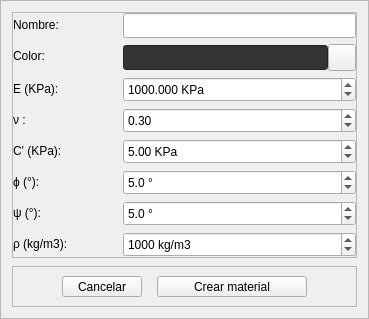
             <widget class="QFrame" name="frame_properties1">
              <property name="sizePolicy">
               <sizepolicy hsizetype="Preferred" vsizetype="Preferred">
                <horstretch>0</horstretch>
                <verstretch>0</verstretch>
               </sizepolicy>
              </property>
              <property name="frameShape">
               <enum>QFrame::StyledPanel</enum>
              </property>
              <property name="frameShadow">
               <enum>QFrame::Raised</enum>
              </property>
              <layout class="QVBoxLayout" name="verticalLayout_7">
               <property name="spacing">
                <number>8</number>
               </property>
               <item>
                <widget class="QFrame" name="frame_4">
                 <property name="styleSheet">
                  <string notr="true"/>
                 </property>
                 <property name="frameShape">
                  <enum>QFrame::StyledPanel</enum>
                 </property>
                 <property name="frameShadow">
                  <enum>QFrame::Raised</enum>
                 </property>
                 <layout class="QFormLayout" name="formLayout_4">
                  <property name="horizontalSpacing">
                   <number>0</number>
                  </property>
                  <property name="verticalSpacing">
                   <number>6</number>
                  </property>
                  <property name="leftMargin">
                   <number>0</number>
                  </property>
                  <property name="topMargin">
                   <number>0</number>
                  </property>
                  <property name="rightMargin">
                   <number>0</number>
                  </property>
                  <property name="bottomMargin">
                   <number>0</number>
                  </property>
                  <item row="0" column="0">
                   <widget class="QLabel" name="label_textProperties1">
                    <property name="minimumSize">
                     <size>
                      <width>110</width>
                      <height>0</height>
                     </size>
                    </property>
                    <property name="text">
                     <string>Nombre:</string>
                    </property>
                    <property name="QLabelStyle" stdset="0">
                     <number>3</number>
                    </property>
                   </widget>
                  </item>
                  <item row="0" column="1">
                   <widget class="QLineEdit" name="lineEdit_textPropertiesName">
                    <property name="minimumSize">
                     <size>
                      <width>150</width>
                      <height>25</height>
                     </size>
                    </property>
                    <property name="maximumSize">
                     <size>
                      <width>16777215</width>
                      <height>16777215</height>
                     </size>
                    </property>
                    <property name="text">
                     <string/>
                    </property>
                    <property name="QLineEditStyle" stdset="0">
                     <number>1</number>
                    </property>
                   </widget>
                  </item>
                  <item row="2" column="0">
                   <widget class="QLabel" name="label_textProperties2">
                    <property name="minimumSize">
                     <size>
                      <width>110</width>
                      <height>0</height>
                     </size>
                    </property>
                    <property name="toolTip">
                     <string>Módulo de espasticidad</string>
                    </property>
                    <property name="text">
                     <string>E (KPa):</string>
                    </property>
                    <property name="QLabelStyle" stdset="0">
                     <number>3</number>
                    </property>
                   </widget>
                  </item>
                  <item row="2" column="1">
                   <widget class="QDoubleSpinBox" name="doubleSpinBoxl_textPropertiesE">
                    <property name="enabled">
                     <bool>true</bool>
                    </property>
                    <property name="minimumSize">
                     <size>
                      <width>80</width>
                      <height>25</height>
                     </size>
                    </property>
                    <property name="suffix">
                     <string> KPa</string>
                    </property>
                    <property name="decimals">
                     <number>3</number>
                    </property>
                    <property name="minimum">
                     <double>0.001000000000000</double>
                    </property>
                    <property name="maximum">
                     <double>1000000.000000000000000</double>
                    </property>
                    <property name="singleStep">
                     <double>1.000000000000000</double>
                    </property>
                    <property name="value">
                     <double>1000.000000000000000</double>
                    </property>
                    <property name="QDoubleSpinBoxStyle" stdset="0">
                     <number>1</number>
                    </property>
                   </widget>
                  </item>
                  <item row="3" column="0">
                   <widget class="QLabel" name="label_textProperties3">
                    <property name="minimumSize">
                     <size>
                      <width>110</width>
                      <height>0</height>
                     </size>
                    </property>
                    <property name="toolTip">
                     <string>Coeficiente de poisson</string>
                    </property>
                    <property name="text">
                     <string>ν :</string>
                    </property>
                    <property name="QLabelStyle" stdset="0">
                     <number>3</number>
                    </property>
                   </widget>
                  </item>
                  <item row="3" column="1">
                   <widget class="QDoubleSpinBox" name="doubleSpinBoxl_textPropertiesV">
                    <property name="enabled">
                     <bool>true</bool>
                    </property>
                    <property name="minimumSize">
                     <size>
                      <width>120</width>
                      <height>25</height>
                     </size>
                    </property>
                    <property name="suffix">
                     <string/>
                    </property>
                    <property name="decimals">
                     <number>2</number>
                    </property>
                    <property name="minimum">
                     <double>0.000000000000000</double>
                    </property>
                    <property name="maximum">
                     <double>0.500000000000000</double>
                    </property>
                    <property name="singleStep">
                     <double>0.010000000000000</double>
                    </property>
                    <property name="value">
                     <double>0.300000000000000</double>
                    </property>
                    <property name="QDoubleSpinBoxStyle" stdset="0">
                     <number>1</number>
                    </property>
                   </widget>
                  </item>
                  <item row="4" column="0">
                   <widget class="QLabel" name="label_textProperties4">
                    <property name="minimumSize">
                     <size>
                      <width>110</width>
                      <height>0</height>
                     </size>
                    </property>
                    <property name="toolTip">
                     <string>Cohesión </string>
                    </property>
                    <property name="text">
                     <string>C' (KPa):</string>
                    </property>
                    <property name="QLabelStyle" stdset="0">
                     <number>3</number>
                    </property>
                   </widget>
                  </item>
                  <item row="4" column="1">
                   <widget class="QDoubleSpinBox" name="doubleSpinBoxl_textPropertiesC">
                    <property name="enabled">
                     <bool>true</bool>
                    </property>
                    <property name="minimumSize">
                     <size>
                      <width>120</width>
                      <height>25</height>
                     </size>
                    </property>
                    <property name="suffix">
                     <string> KPa</string>
                    </property>
                    <property name="decimals">
                     <number>2</number>
                    </property>
                    <property name="minimum">
                     <double>0.010000000000000</double>
                    </property>
                    <property name="maximum">
                     <double>10000.000000000000000</double>
                    </property>
                    <property name="singleStep">
                     <double>0.010000000000000</double>
                    </property>
                    <property name="value">
                     <double>5.000000000000000</double>
                    </property>
                    <property name="QDoubleSpinBoxStyle" stdset="0">
                     <number>1</number>
                    </property>
                   </widget>
                  </item>
                  <item row="1" column="0">
                   <widget class="QLabel" name="label_textPropertiesColor">
                    <property name="minimumSize">
                     <size>
                      <width>110</width>
                      <height>0</height>
                     </size>
                    </property>
                    <property name="text">
                     <string>Color:</string>
                    </property>
                    <property name="QLabelStyle" stdset="0">
                     <number>3</number>
                    </property>
                   </widget>
                  </item>
                  <item row="1" column="1">
                   <layout class="QHBoxLayout" name="horizontalLayout_9">
                    <property name="spacing">
                     <number>0</number>
                    </property>
                    <item>
                     <widget class="QLineEdit" name="lineEdit_textPropertiesColor">
                      <property name="enabled">
                       <bool>false</bool>
                      </property>
                      <property name="minimumSize">
                       <size>
                        <width>120</width>
                        <height>25</height>
                       </size>
                      </property>
                      <property name="maximumSize">
                       <size>
                        <width>16777215</width>
                        <height>16777215</height>
                       </size>
                      </property>
                      <property name="palette">
                       <palette>
                        <active>
                         <colorrole role="WindowText">
                          <brush brushstyle="SolidPattern">
                           <color alpha="255">
                            <red>221</red>
                            <green>221</green>
                            <blue>221</blue>
                           </color>
                          </brush>
                         </colorrole>
                         <colorrole role="Button">
                          <brush brushstyle="SolidPattern">
                           <color alpha="255">
                            <red>51</red>
                            <green>51</green>
                            <blue>51</blue>
                           </color>
                          </brush>
                         </colorrole>
                         <colorrole role="Text">
                          <brush brushstyle="SolidPattern">
                           <color alpha="255">
                            <red>221</red>
                            <green>221</green>
                            <blue>221</blue>
                           </color>
                          </brush>
                         </colorrole>
                         <colorrole role="ButtonText">
                          <brush brushstyle="SolidPattern">
                           <color alpha="255">
                            <red>221</red>
                            <green>221</green>
                            <blue>221</blue>
                           </color>
                          </brush>
                         </colorrole>
                         <colorrole role="Base">
                          <brush brushstyle="SolidPattern">
                           <color alpha="255">
                            <red>51</red>
                            <green>51</green>
                            <blue>51</blue>
                           </color>
                          </brush>
                         </colorrole>
                         <colorrole role="Window">
                          <brush brushstyle="SolidPattern">
                           <color alpha="255">
                            <red>51</red>
                            <green>51</green>
                            <blue>51</blue>
                           </color>
                          </brush>
                         </colorrole>
                         <colorrole role="PlaceholderText">
                          <brush brushstyle="SolidPattern">
                           <color alpha="128">
                            <red>221</red>
                            <green>221</green>
                            <blue>221</blue>
                           </color>
                          </brush>
                         </colorrole>
                        </active>
                        <inactive>
                         <colorrole role="WindowText">
                          <brush brushstyle="SolidPattern">
                           <color alpha="255">
                            <red>221</red>
                            <green>221</green>
                            <blue>221</blue>
                           </color>
                          </brush>
                         </colorrole>
                         <colorrole role="Button">
                          <brush brushstyle="SolidPattern">
                           <color alpha="255">
                            <red>51</red>
                            <green>51</green>
                            <blue>51</blue>
                           </color>
                          </brush>
                         </colorrole>
                         <colorrole role="Text">
                          <brush brushstyle="SolidPattern">
                           <color alpha="255">
                            <red>221</red>
                            <green>221</green>
                            <blue>221</blue>
                           </color>
                          </brush>
                         </colorrole>
                         <colorrole role="ButtonText">
                          <brush brushstyle="SolidPattern">
                           <color alpha="255">
                            <red>221</red>
                            <green>221</green>
                            <blue>221</blue>
                           </color>
                          </brush>
                         </colorrole>
                         <colorrole role="Base">
                          <brush brushstyle="SolidPattern">
                           <color alpha="255">
                            <red>51</red>
                            <green>51</green>
                            <blue>51</blue>
                           </color>
                          </brush>
                         </colorrole>
                         <colorrole role="Window">
                          <brush brushstyle="SolidPattern">
                           <color alpha="255">
                            <red>51</red>
                            <green>51</green>
                            <blue>51</blue>
                           </color>
                          </brush>
                         </colorrole>
                         <colorrole role="PlaceholderText">
                          <brush brushstyle="SolidPattern">
                           <color alpha="128">
                            <red>221</red>
                            <green>221</green>
                            <blue>221</blue>
                           </color>
                          </brush>
                         </colorrole>
                        </inactive>
                        <disabled>
                         <colorrole role="WindowText">
                          <brush brushstyle="SolidPattern">
                           <color alpha="255">
                            <red>221</red>
                            <green>221</green>
                            <blue>221</blue>
                           </color>
                          </brush>
                         </colorrole>
                         <colorrole role="Button">
                          <brush brushstyle="SolidPattern">
                           <color alpha="255">
                            <red>51</red>
                            <green>51</green>
                            <blue>51</blue>
                           </color>
                          </brush>
                         </colorrole>
                         <colorrole role="Text">
                          <brush brushstyle="SolidPattern">
                           <color alpha="255">
                            <red>221</red>
                            <green>221</green>
                            <blue>221</blue>
                           </color>
                          </brush>
                         </colorrole>
                         <colorrole role="ButtonText">
                          <brush brushstyle="SolidPattern">
                           <color alpha="255">
                            <red>221</red>
                            <green>221</green>
                            <blue>221</blue>
                           </color>
                          </brush>
                         </colorrole>
                         <colorrole role="Base">
                          <brush brushstyle="SolidPattern">
                           <color alpha="255">
                            <red>51</red>
                            <green>51</green>
                            <blue>51</blue>
                           </color>
                          </brush>
                         </colorrole>
                         <colorrole role="Window">
                          <brush brushstyle="SolidPattern">
                           <color alpha="255">
                            <red>51</red>
                            <green>51</green>
                            <blue>51</blue>
                           </color>
                          </brush>
                         </colorrole>
                         <colorrole role="PlaceholderText">
                          <brush brushstyle="SolidPattern">
                           <color alpha="128">
                            <red>221</red>
                            <green>221</green>
                            <blue>221</blue>
                           </color>
                          </brush>
                         </colorrole>
                        </disabled>
                       </palette>
                      </property>
                      <property name="styleSheet">
                       <string notr="true"/>
                      </property>
                      <property name="text">
                       <string/>
                      </property>
                      <property name="QLineEditStyle" stdset="0">
                       <number>2</number>
                      </property>
                     </widget>
                    </item>
                    <item>
                     <widget class="QToolButton" name="toolButton_PropertiesColor">
                      <property name="text">
                       <string/>
                      </property>
                      <property name="icon">
                       <iconset>
                        <normaloff>../resources/iconos/iconos_menu_draw_mesh/colo_picker.svg</normaloff>../resources/iconos/iconos_menu_draw_mesh/colo_picker.svg</iconset>
                      </property>
                      <property name="iconSize">
                       <size>
                        <width>20</width>
                        <height>20</height>
                       </size>
                      </property>
                      <property name="arrowType">
                       <enum>Qt::NoArrow</enum>
                      </property>
                      <property name="QToolButtonStyle" stdset="0">
                       <number>1</number>
                      </property>
                     </widget>
                    </item>
                   </layout>
                  </item>
                  <item row="5" column="1">
                   <widget class="QDoubleSpinBox" name="doubleSpinBoxl_textPropertiesPhi">
                    <property name="enabled">
                     <bool>true</bool>
                    </property>
                    <property name="minimumSize">
                     <size>
                      <width>120</width>
                      <height>25</height>
                     </size>
                    </property>
                    <property name="suffix">
                     <string> °</string>
                    </property>
                    <property name="decimals">
                     <number>1</number>
                    </property>
                    <property name="minimum">
                     <double>0.000000000000000</double>
                    </property>
                    <property name="singleStep">
                     <double>0.100000000000000</double>
                    </property>
                    <property name="value">
                     <double>5.000000000000000</double>
                    </property>
                    <property name="QDoubleSpinBoxStyle" stdset="0">
                     <number>1</number>
                    </property>
                   </widget>
                  </item>
                  <item row="5" column="0">
                   <widget class="QLabel" name="label_textProperties5">
                    <property name="minimumSize">
                     <size>
                      <width>110</width>
                      <height>0</height>
                     </size>
                    </property>
                    <property name="toolTip">
                     <string>Ángulo  de fricción </string>
                    </property>
                    <property name="text">
                     <string>ϕ (°):</string>
                    </property>
                    <property name="QLabelStyle" stdset="0">
                     <number>3</number>
                    </property>
                   </widget>
                  </item>
                  <item row="6" column="1">
                   <widget class="QDoubleSpinBox" name="doubleSpinBoxl_textPropertiesPsi">
                    <property name="enabled">
                     <bool>true</bool>
                    </property>
                    <property name="minimumSize">
                     <size>
                      <width>120</width>
                      <height>25</height>
                     </size>
                    </property>
                    <property name="suffix">
                     <string> °</string>
                    </property>
                    <property name="decimals">
                     <number>1</number>
                    </property>
                    <property name="minimum">
                     <double>0.000000000000000</double>
                    </property>
                    <property name="singleStep">
                     <double>0.100000000000000</double>
                    </property>
                    <property name="stepType">
                     <enum>QAbstractSpinBox::DefaultStepType</enum>
                    </property>
                    <property name="value">
                     <double>5.000000000000000</double>
                    </property>
                    <property name="QDoubleSpinBoxStyle" stdset="0">
                     <number>1</number>
                    </property>
                   </widget>
                  </item>
                  <item row="7" column="1">
                   <widget class="QSpinBox" name="doubleSpinBoxl_textPropertiesP">
                    <property name="minimumSize">
                     <size>
                      <width>120</width>
                      <height>25</height>
                     </size>
                    </property>
                    <property name="suffix">
                     <string> kg/m3</string>
                    </property>
                    <property name="maximum">
                     <number>100000</number>
                    </property>
                    <property name="value">
                     <number>1000</number>
                    </property>
                    <property name="QSpinBoxStyle" stdset="0">
                     <number>1</number>
                    </property>
                   </widget>
                  </item>
                  <item row="6" column="0">
                   <widget class="QLabel" name="label_textProperties6">
                    <property name="minimumSize">
                     <size>
                      <width>110</width>
                      <height>0</height>
                     </size>
                    </property>
                    <property name="toolTip">
                     <string>Ángulo  de dilatancia </string>
                    </property>
                    <property name="text">
                     <string>ψ (°):</string>
                    </property>
                    <property name="QLabelStyle" stdset="0">
                     <number>3</number>
                    </property>
                   </widget>
                  </item>
                  <item row="7" column="0">
                   <widget class="QLabel" name="label_textProperties4_2">
                    <property name="minimumSize">
                     <size>
                      <width>110</width>
                      <height>0</height>
                     </size>
                    </property>
                    <property name="toolTip">
                     <string>Cohesión </string>
                    </property>
                    <property name="text">
                     <string>ρ (kg/m3):</string>
                    </property>
                    <property name="QLabelStyle" stdset="0">
                     <number>3</number>
                    </property>
                   </widget>
                  </item>
                 </layout>
                </widget>
               </item>
               <item>
                <widget class="QFrame" name="frame_properties1_1">
                 <property name="sizePolicy">
                  <sizepolicy hsizetype="Preferred" vsizetype="Preferred">
                   <horstretch>0</horstretch>
                   <verstretch>0</verstretch>
                  </sizepolicy>
                 </property>
                 <property name="frameShape">
                  <enum>QFrame::StyledPanel</enum>
                 </property>
                 <property name="frameShadow">
                  <enum>QFrame::Raised</enum>
                 </property>
                 <layout class="QVBoxLayout" name="verticalLayout_6">
                  <property name="spacing">
                   <number>15</number>
                  </property>
                  <item>
                   <layout class="QHBoxLayout" name="horizontalLayout_12">
                    <item>
                     <spacer name="horizontalSpacer_3">
                      <property name="orientation">
                       <enum>Qt::Horizontal</enum>
                      </property>
                      <property name="sizeHint" stdset="0">
                       <size>
                        <width>40</width>
                        <height>20</height>
                       </size>
                      </property>
                     </spacer>
                    </item>
                    <item>
                     <widget class="QToolButton" name="toolButton_PropertiesCancel">
                      <property name="minimumSize">
                       <size>
                        <width>80</width>
                        <height>0</height>
                       </size>
                      </property>
                      <property name="maximumSize">
                       <size>
                        <width>150</width>
                        <height>16777215</height>
                       </size>
                      </property>
                      <property name="text">
                       <string>Cancelar</string>
                      </property>
                      <property name="QToolButtonStyle" stdset="0">
                       <number>3</number>
                      </property>
                     </widget>
                    </item>
                    <item>
                     <widget class="QToolButton" name="toolButton_PropertiesCreateProperty">
                      <property name="minimumSize">
                       <size>
                        <width>150</width>
                        <height>0</height>
                       </size>
                      </property>
                      <property name="maximumSize">
                       <size>
                        <width>150</width>
                        <height>16777215</height>
                       </size>
                      </property>
                      <property name="text">
                       <string>Crear material</string>
                      </property>
                      <property name="QToolButtonStyle" stdset="0">
                       <number>2</number>
                      </property>
                     </widget>
                    </item>
                    <item>
                     <spacer name="horizontalSpacer_4">
                      <property name="orientation">
                       <enum>Qt::Horizontal</enum>
                      </property>
                      <property name="sizeHint" stdset="0">
                       <size>
                        <width>40</width>
                        <height>20</height>
                       </size>
                      </property>
                     </spacer>
                    </item>
                   </layout>
                  </item>
                 </layout>
                </widget>
               </item>
              </layout>
             </widget>
